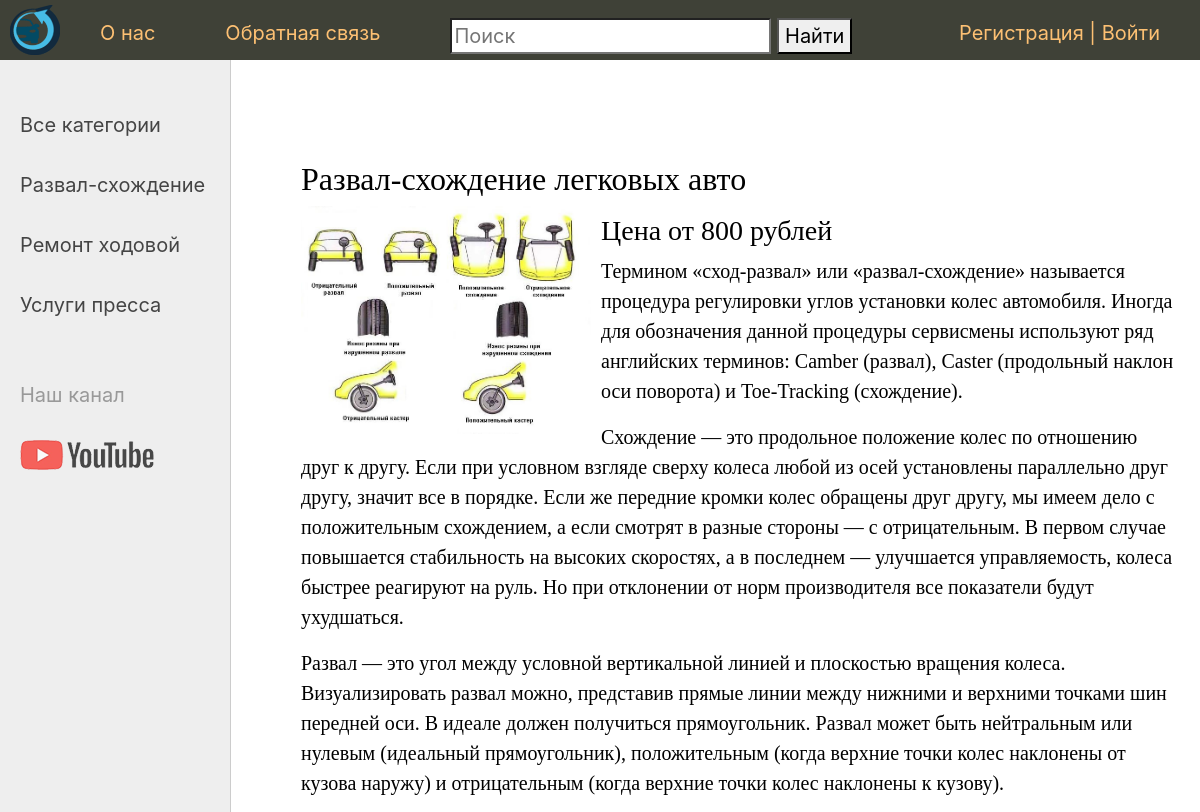
Page /service/razval-shozhdenie-legkovyh-avto/ (upper part) on the earlier database version.
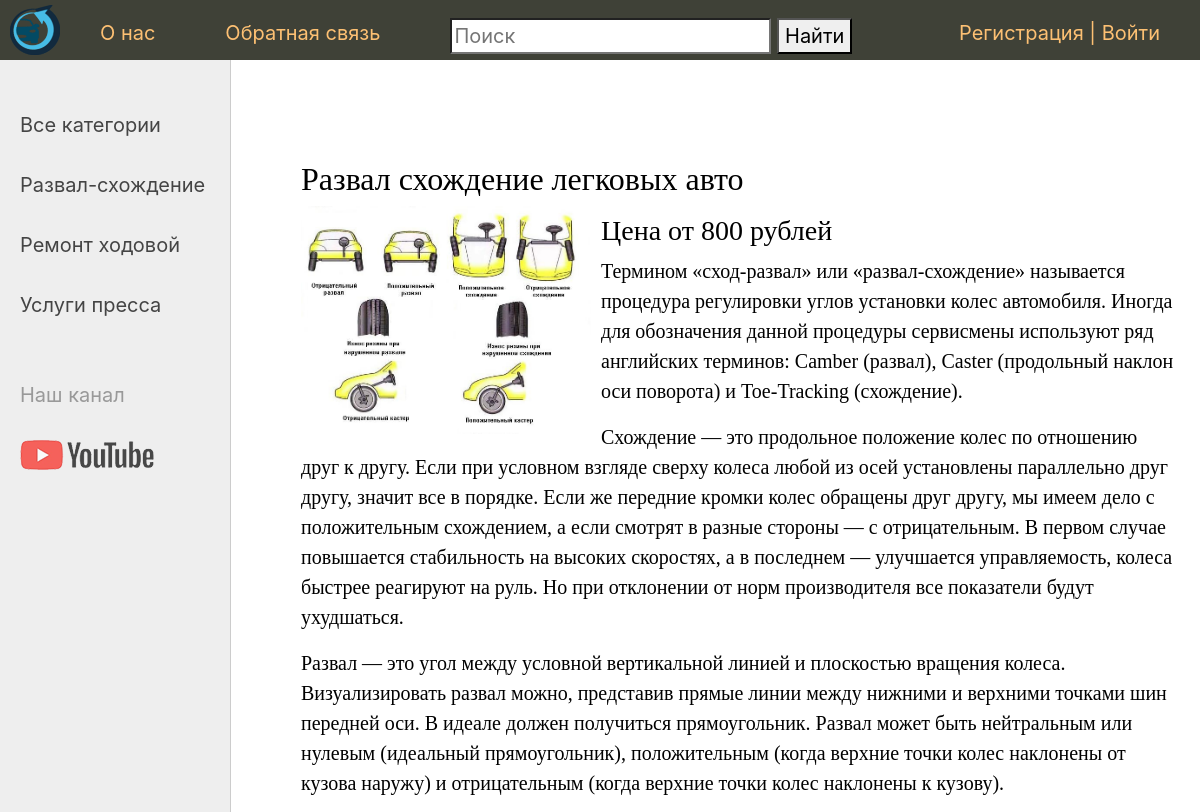
Same page on the later database version.
### avto_tochka/models.py (models this page shows, shortened)
class Service(models.Model):
    title = models.CharField(max_length=255, verbose_name='Заголовок')
    slug = models.SlugField(max_length=255, unique=True, db_index=True, verbose_name='URL')
    price = models.SmallIntegerField(default=0, verbose_name='Цена')
    content = models.TextField(blank=False, verbose_name='Описание')  # Пустое = False
    photo = models.ImageField(upload_to="photos/%Y/%m/%d/", verbose_name='Фото')  # Загрузить в "photos/%Y/%m/%d/"
    time_create = models.DateTimeField(auto_now_add=True, verbose_name='Дата создания')
    time_update = models.DateTimeField(auto_now=True, verbose_name='Дата обновления')
    is_published = models.BooleanField(default=True, verbose_name='Обпуликовать')
    cat = models.ForeignKey('Category', on_delete=models.PROTECT, verbose_name='Категория')  # (cat)_id автоматом добавится
    def __str__(self):
        return self.title
    class Meta:
        verbose_name = 'Услуги'
        verbose_name_plural = 'Услуги'
        ordering = ['id']

### avto_tochka/views.py (the view, shortened to what this page needs)
# urls.py: path('service/<slug:service_slug>/', ShowService.as_view(), name='service'),
class ShowService(FormMixin, DataMixin, DetailView):
    model = Service
    template_name = 'avto_tochka/service.html'
    slug_url_kwarg = 'service_slug'
    context_object_name = 'service'
    form_class = CommentForm
    def get_context_data(self, *, object_list=None, **kwargs):
        context = super().get_context_data(**kwargs)
        c_def = self.get_user_context(title=context['service'], cat_selected=None)
        return dict(list(context.items()) + list(c_def.items()))

### avto_tochka/forms.py
class CommentForm(forms.ModelForm):
    class Meta:
        model = Comments
        fields = ('text',)
    def __init__(self, *args, **kwargs):
        super().__init__(*args, **kwargs)
        for field in self.fields:
            self.fields[field].widget.attrs['class'] = 'form-control'
        self.fields['text'].widget = Textarea(attrs={'rows': 5})

### avto_tochka/models.py (called while the page is built)
    def get_absolute_url(self):
        return reverse('category', kwargs={'cat_slug': self.slug})

### avto_tochka/utils.py (called while the page is built)
    def get_user_context(self, **kwargs):
        context = kwargs
        cats = Category.objects.annotate(Count('service'))
        user_menu = menu.copy()
        if not self.request.user.is_superuser:
            user_menu.pop(2)
        context['menu'] = user_menu
        context['cats'] = cats  # tag для html
        if 'cat_selected' not in context:
            context['cat_selected'] = 0
        return context

### avto_tochka/templates/avto_tochka/service.html (shortened to what this page needs)
{% extends 'avto_tochka/base.html' %}
{% block content %}
<h1>{{service.title}}</h1>
{% if service.photo %}
<p><img class="img-article-left" src="{{service.photo.url}}"></p>
{% endif %}
<h3>Цена от {{service.price}} рублей </h3>
{{service.content|linebreaks}}
{% endblock %}

Differences in the rows shown:
changed Service: title "Развал-схождение легковых авто" → "Развал схождение легковых авто"
